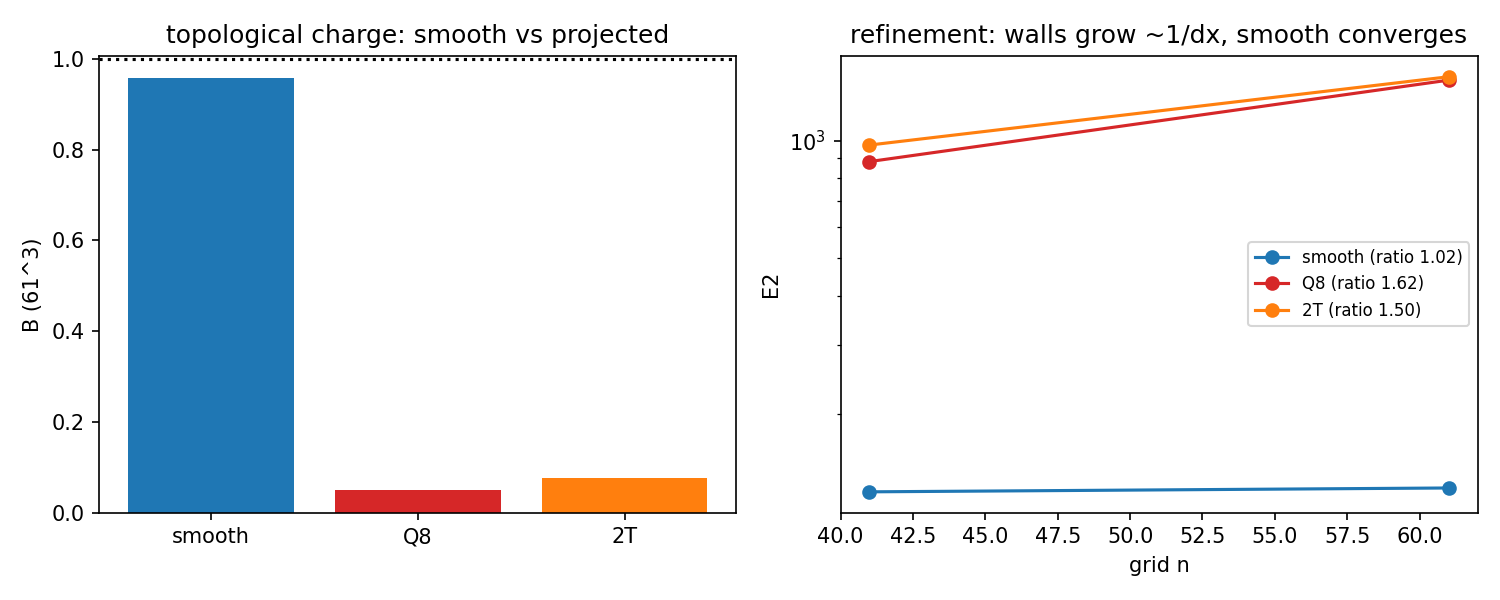

This figure's Python source:
"""MIN2 -- discrete subgroups cannot carry point matter: projection test.

A continuous map S^3 -> (discrete set) is constant, so a discrete gauge group
supports no pi_3 texture. Measured version: project the smooth B=1 hedgehog
onto the nearest element of a discrete subgroup of SU(2) -- Q8 (8 elements)
and the binary tetrahedral group 2T (24 elements) -- and measure:

  * B collapses (the volume index lives on smooth gradients; piecewise-constant
    fields have B from walls only -- non-integer, ~0);
  * the sigma energy E2 turns into DOMAIN WALLS and grows ~ 1/dx under grid
    refinement (41^3 -> 61^3: ratio ~ 61/41 = 1.49), while the smooth hedgehog's
    E2 converges (ratio ~ 1.0).

Pre-registered in MINIMALITY_SU2.md: |B_proj| < 0.2; wall-energy ratio
1.49 +- 0.15; smooth ratio 1.0 +- 0.1; B_smooth ~ 0.95 at 51^3-class grids.
"""

from __future__ import annotations

import json
import sys
from datetime import datetime, timezone
from pathlib import Path

import matplotlib

matplotlib.use("Agg")
import matplotlib.pyplot as plt
import numpy as np

ROOT = Path(__file__).resolve().parents[3]
sys.path.insert(0, str(ROOT / "results" / "matter" / "su2"))
import su2_core as s2  # noqa: E402

OUT = Path(__file__).resolve().parent
L_BOX = 16.0
GRIDS = [41, 61]


def group_Q8():
    g = []
    for k in range(4):
        for sgn in (+1.0, -1.0):
            q = np.zeros(4)
            q[k] = sgn
            g.append(q)
    return np.array(g)                                  # (8,4)


def group_2T():
    g = list(group_Q8())
    for s0 in (+0.5, -0.5):
        for s1 in (+0.5, -0.5):
            for s2 in (+0.5, -0.5):
                for s3 in (+0.5, -0.5):
                    g.append(np.array([s0, s1, s2, s3]))
    return np.array(g)                                  # (24,4)


def hedgehog(n):
    x = np.linspace(-L_BOX / 2, L_BOX / 2, n)
    dx = float(x[1] - x[0])
    U = s2.hedgehog_field(x, x, x, profile=lambda r: np.pi * np.exp(-r / 2.0))
    return U, dx


def project(U, table):
    """Nearest group element (max quaternion dot product = min geodesic angle)."""
    dots = np.tensordot(U, table, axes=([-1], [-1]))    # (...,n_g)
    idx = np.argmax(dots, axis=-1)
    return table[idx]


def e2_total(U, dx):
    e2, _ = s2.chiral_energy_density(U, dx, e_sk=0.0)
    return float(np.sum(e2)) * dx ** 3


def main():
    tables = {"Q8": group_Q8(), "2T": group_2T()}
    res = {name: {} for name in ["smooth", *tables]}
    for n in GRIDS:
        U, dx = hedgehog(n)
        res["smooth"][n] = {"B": s2.baryon_number(U, dx), "E2": e2_total(U, dx)}
        for name, tab in tables.items():
            Up = project(U, tab)
            res[name][n] = {"B": s2.baryon_number(Up, dx),
                            "E2": e2_total(Up, dx)}

    ratios = {name: res[name][GRIDS[1]]["E2"] / res[name][GRIDS[0]]["E2"]
              for name in res}
    payload = {
        "L_box": L_BOX, "grids": GRIDS,
        "results": {name: {str(n): res[name][n] for n in GRIDS}
                    for name in res},
        "E2_refinement_ratio_61_over_41": ratios,
        "pre_registered": {"wall_ratio": 61 / 41, "smooth_ratio": 1.0,
                           "B_proj_max": 0.2},
        "_meta": {"timestamp": datetime.now(timezone.utc).isoformat(),
                  "numpy": np.__version__},
    }
    (OUT / "MIN2_discrete.json").write_text(json.dumps(payload, indent=2))

    fig, (ax1, ax2) = plt.subplots(1, 2, figsize=(10, 4.0))
    names = list(res)
    Bs = [res[name][GRIDS[1]]["B"] for name in names]
    ax1.bar(names, Bs, color=["tab:blue", "tab:red", "tab:orange"])
    ax1.axhline(1.0, color="k", ls=":")
    ax1.set_ylabel("B (61^3)")
    ax1.set_title("topological charge: smooth vs projected")
    for name, c in zip(names, ["tab:blue", "tab:red", "tab:orange"]):
        ax2.plot(GRIDS, [res[name][n]["E2"] for n in GRIDS], "o-", color=c,
                 label=f"{name} (ratio {ratios[name]:.2f})")
    ax2.set_yscale("log")
    ax2.set_xlabel("grid n")
    ax2.set_ylabel("E2")
    ax2.set_title("refinement: walls grow ~1/dx, smooth converges")
    ax2.legend(fontsize=8)
    fig.tight_layout()
    fig.savefig(OUT / "MIN2_discrete.png", dpi=150)

    print(json.dumps({"B_61": {name: res[name][61]["B"] for name in res},
                      "E2_ratios": ratios}, indent=2))


if __name__ == "__main__":
    main()
